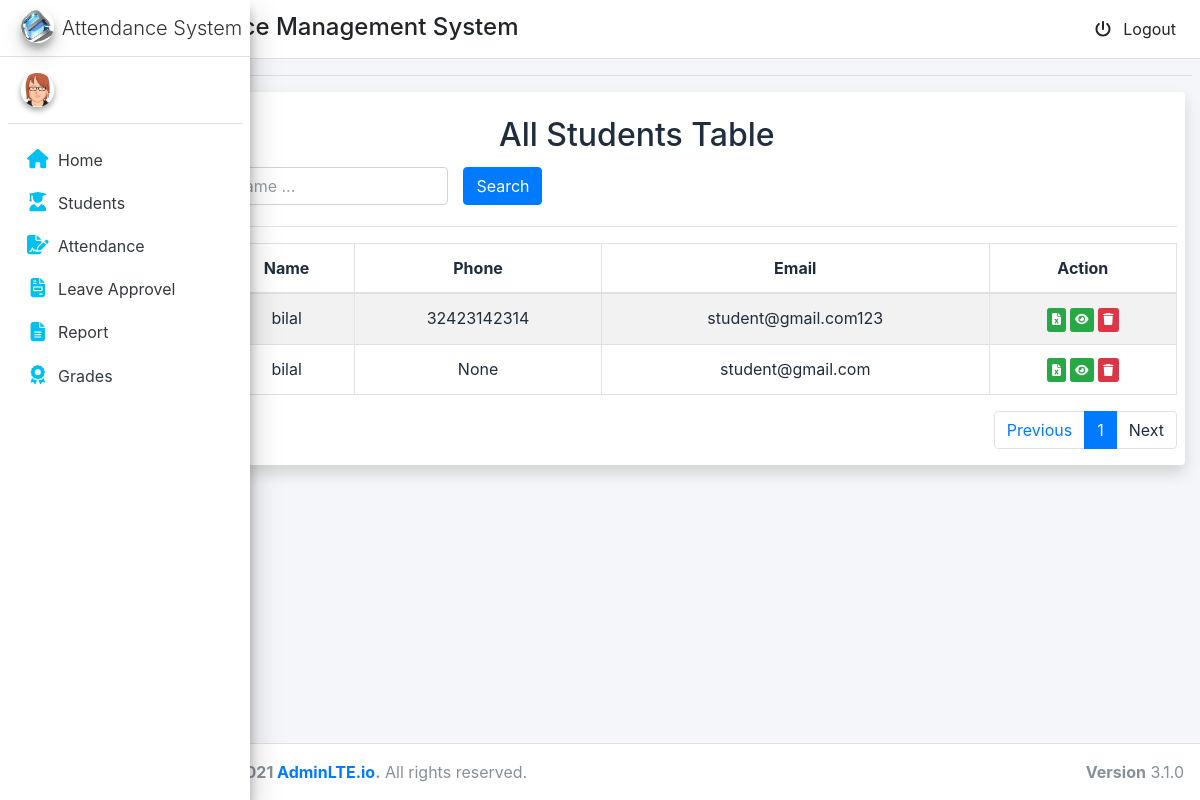
The app's page /adm/total/students, older data.
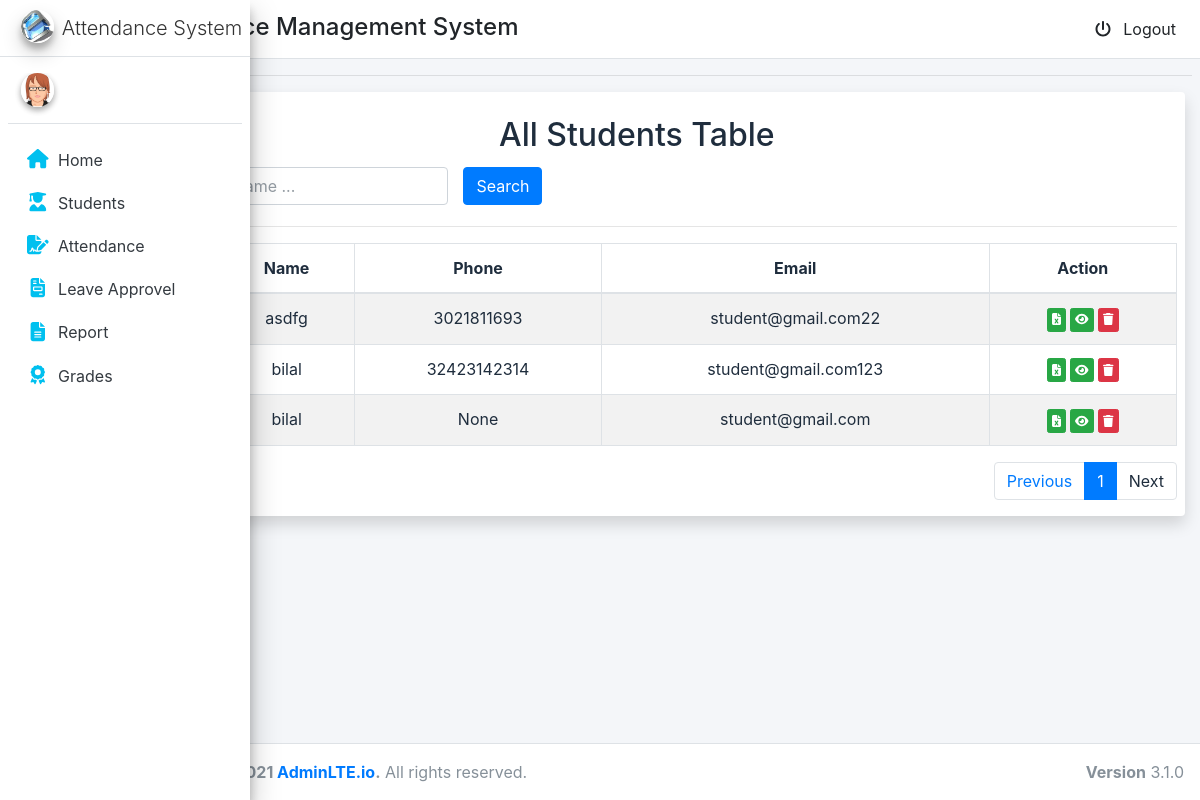
The same page, newer data.
### account/models.py (models this page shows, shortened)
class MyUser(AbstractUser):
    USER_TYPE_CHOICES = (
        (1, 'student'),
        (2, 'admin'),
    )
    email = models.EmailField(verbose_name='Email', max_length=60, unique=True)
    user_type = models.PositiveSmallIntegerField(choices=USER_TYPE_CHOICES,default='1')
    phone=models.IntegerField(blank=True,null=True)
    picture = models.ImageField(upload_to='static/image/profile_pic/', null=True,blank=True)
    USERNAME_FIELD = 'email'
    username=None
    REQUIRED_FIELDS = []
    objects = CustomUserManager()

### adm/views.py (the view)
# urls.py: path('total/students',views.total_student,name='total_student'),
def total_student(request):
    all_student = MyUser.objects.all().filter(user_type=1).order_by('-id')
    p = Paginator(all_student, 7)
    page_number = request.GET.get('page')
    try:
        page_obj = p.get_page(page_number)
    except PageNotAnInteger:
        page_obj = p.page(1)
    except EmptyPage:
        page_obj = p.page(p.num_pages)
    context = {'page_obj': page_obj}
    return render(request, 'student_table.html', context)

### adm/templates/student_table.html (shortened to what this page needs)
{% extends 'base.html' %}
{% block content %}
<div class="container-fluid ">
    <div class="col-md-12 shadow bg-white rounded">
        <br>
        <h2 class="text-center">All Students Table</h2>
        <div class="row" style="padding: 5px">
            <div class="col-lg-4">
                <input type="text" class="form-control name_search" placeholder="Search by Item Name ..."
                    value="{{ search_value_name }}">
            </div>
            <div class="col-lg-2">
                <button class="btn btn-primary search">Search</button>
            </div>
        </div>
        <hr>
        <div class="content-panel table-responsive">
            <table class="table table-striped table-bordered table-advance table-hover item-table">
                <thead>
                    <tr>
                        <th class="text-center"> S.No</th>
                        <th class="text-center"> Name</th>
                        <th class="text-center">Phone</th>
                        <th class="text-center">Email</th>
                        <th class="text-center">Action</th>
                    </tr>
                </thead>
                <tbody class="product-table-body text-center">
                    {% if page_obj %}
                    {% for stu in page_obj.object_list %}
                    <tr>
                        <td><a href="#">{{ forloop.counter}}</a></td>
                        <td class="#">{{ stu.first_name }}</td>
                        <td class="#">{{ stu.phone }}</td>
                        <td class="#">{{ stu.email }}</td>
                        <td>
                            <a href="{% url 'report' pk=stu.id %}"><button class="btn btn-success btn-xs" title="view attendance"><i
                                        class="fa fa-file-excel"></i></button></a>
                            <a href="{% url 'students_attendance' pk=stu.id %}"><button class="btn btn-success btn-xs" title="view attendance"><i
                                        class="fa fa-eye"></i></button></a>
                          <a href="{% url 'delete_student' pk=stu.id %}"><button class="btn btn-danger btn-xs delete" ><i class="fa fa-trash"></i></button></a>
                        </td>
                    </tr>
                    {% endfor %}
                    {% else %}
                    <tr>
                        <td colspan="8"> No Record Found</td>
                    </tr>
                    {% endif %}
                </tbody>
            </table>
            <nav aria-label="...">
                <ul class="pagination justify-content-end">
                    <li class="page-item ">
                        <a {% if page_obj.has_previous %} href="?page={{page_obj.previous_page_number }}" {% else %}
                            disable {% endif %}>
                            <span class="page-link">Previous</span></a>
                    </li>
                    <li class="page-item active"><a class="page-link "
                            href="?page={{page_obj.number}}">{{page_obj.number}}</a></li>
                    <li class="page-item">
                        <a class="page-link" >Next</a>
                    </li>
                </ul>
            </nav>
        </div>
    </div>
</div>
{% endblock content %}

Row changes from the older to the newer data that the page shows:
added MyUser: first_name "asdfg", phone "3021811693", email "student@gmail.com22"
